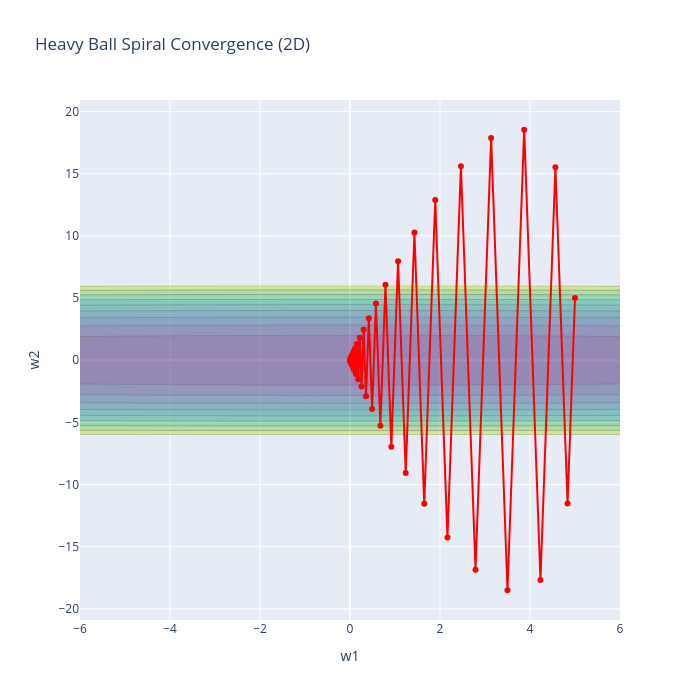

Here is the notebook cell this chart was saved with:
### Code cell
fig = go.Figure()

# Add contour of quadratic
x = np.linspace(-6, 6, 200)
y = np.linspace(-6, 6, 200)
X, Y = np.meshgrid(x, y)
Z = 0.5 * (lambdas_2d[0] * X**2 + lambdas_2d[1] * Y**2)

fig.add_trace(
    go.Contour(
        x=x,
        y=y,
        z=Z,
        colorscale="Viridis",
        showscale=False,
        opacity=0.5
    )
)

# Add animated trajectory
fig.add_trace(
    go.Scatter(
        x=traj[:,0],
        y=traj[:,1],
        mode="lines+markers",
        line=dict(color="red"),
        name="Heavy Ball Path"
    )
)

fig.update_layout(
    title="Heavy Ball Spiral Convergence (2D)",
    xaxis_title="w1",
    yaxis_title="w2",
    width=700,
    height=700
)

fig.show()

### Figure 1 — Plotly figure (JSON) as saved in the notebook; plotly's stock layout.template omitted (floating-point values rounded to 4 significant figures; data arrays with more than 128 entries replaced by an {"elided": "..."} marker saying what was removed)
{"data": [{"colorscale": [[0, "#440154"], [0.1111, "#482878"], [0.2222, "#3e4989"], [0.3333, "#31688e"], [0.4444, "#26828e"], [0.5556, "#1f9e89"], [0.6667, "#35b779"], [0.7778, "#6ece58"], [0.8889, "#b5de2b"], [1, "#fde725"]], "opacity": 0.5, "showscale": false, "type": "contour", "x": {"elided": "200 float values"}, "y": {"elided": "200 float values"}, "z": {"elided": "200x200 float values"}}, {"line": {"color": "red"}, "mode": "lines+markers", "name": "Heavy Ball Path", "type": "scatter", "x": [5, 4.835, 4.564, 4.232, 3.87, 3.5, 3.136, 2.789, 2.465, 2.166, 1.894, 1.65, 1.432, 1.238, 1.068, 0.9186, 0.7882, 0.6749, 0.5767, 0.4919, 0.4189, 0.3562, 0.3024, 0.2564, 0.2172, 0.1837, 0.1552, 0.131, 0.1105, 0.09313, 0.0784, 0.06595, 0.05544, 0.04657, 0.03909, 0.03279, 0.02749, 0.02304, 0.01929, 0.01615, 0.01351, 0.0113, 0.00944, 0.007887, 0.006586, 0.005497, 0.004587, 0.003826, 0.00319, 0.002659, 0.002215, 0.001845, 0.001536, 0.001279, 0.001064, 0.0008853, 0.0007363, 0.0006122, 0.0005089, 0.000423, 0.0003514], "y": [5, -11.53, 15.52, -17.68, 18.54, -18.5, 17.86, -16.85, 15.61, -14.26, 12.89, -11.55, 10.27, -9.07, 7.968, -6.968, 6.067, -5.264, 4.552, -3.926, 3.376, -2.897, 2.48, -2.119, 1.807, -1.539, 1.308, -1.111, 0.9419, -0.7976, 0.6747, -0.5701, 0.4812, -0.4058, 0.3419, -0.2879, 0.2422, -0.2035, 0.171, -0.1435, 0.1204, -0.1009, 0.08457, -0.07082, 0.05927, -0.04958, 0.04146, -0.03465, 0.02895, -0.02417, 0.02018, -0.01683, 0.01404, -0.01171, 0.009756, -0.008129, 0.006771, -0.005638, 0.004693, -0.003905, 0.003249]}], "layout": {"height": 700, "title": {"text": "Heavy Ball Spiral Convergence (2D)"}, "width": 700, "xaxis": {"title": {"text": "w1"}}, "yaxis": {"title": {"text": "w2"}}}}
